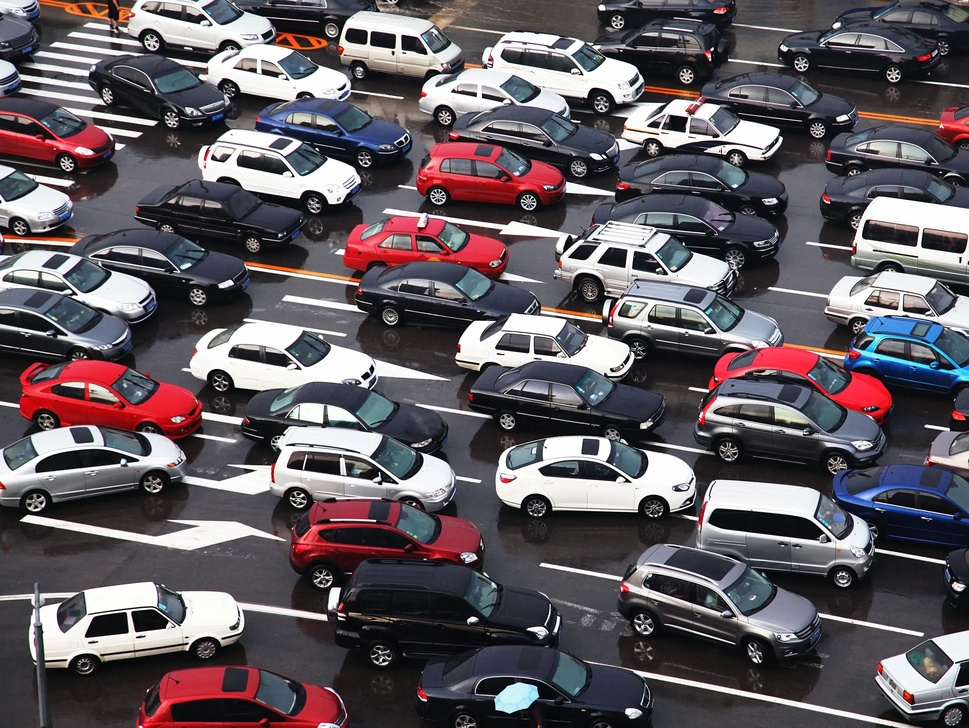
#> input picture 07.Haar_Cascade/05.Trafikte Araç Algılama (Car Detection)/veriler/cars.jpg, 969 x 728 px, shrunk from 2375 x 1786 before the run
$ jupyter execute 01.car-detection-image.ipynb
#> lines starting #> are read from the running program, lines starting #| are printed output that depends on the picture; after the words box and inside, x2 and y2 are one past the last pixel; in counts of white or black regions, pixels touching at a corner belong together
[cell 1]
import cv2

img = cv2.imread('veriler/cars.jpg')
#> img is the input picture: shape (728, 969, 3); mean B, G, R 96.6, 90.9, 98.4
car_cascade = cv2.CascadeClassifier('veriler/car.xml')

gray = cv2.cvtColor(img, cv2.COLOR_BGR2GRAY)
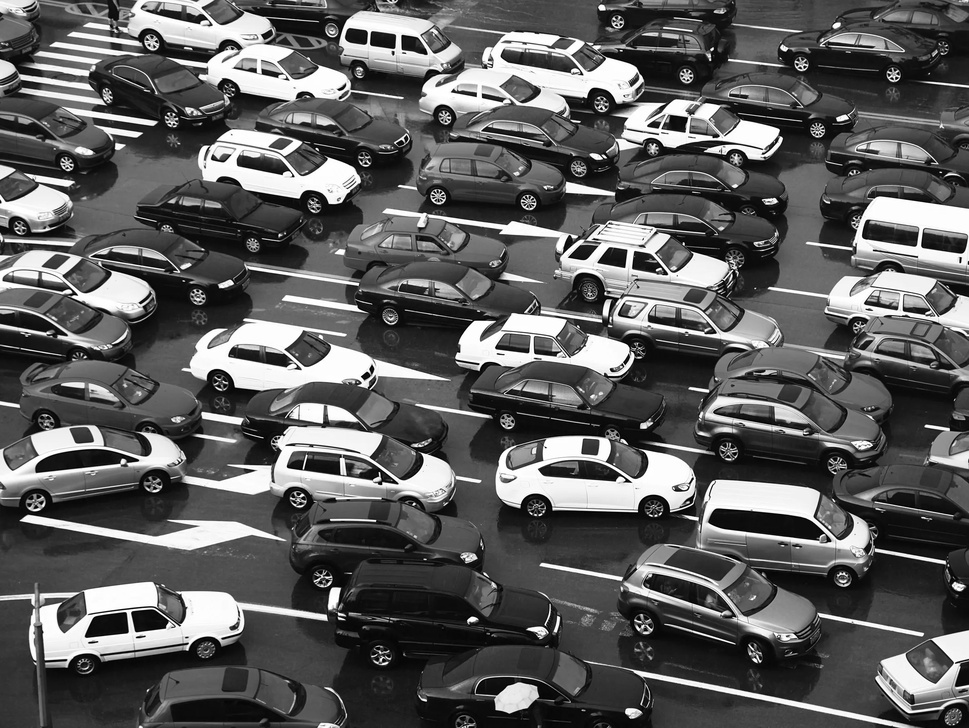
#> gray: shape (728, 969); min 0, max 255, mean 93.8
cars = car_cascade.detectMultiScale(gray,1.4,2)
#> cars = [[654, 118, 55, 55], [305, 390, 55, 55]]

for (x,y,w,h) in cars:
    cv2.rectangle(img,(x,y),(x+w,x+h),(0,0,255),3)
#> this loop made 2 passes
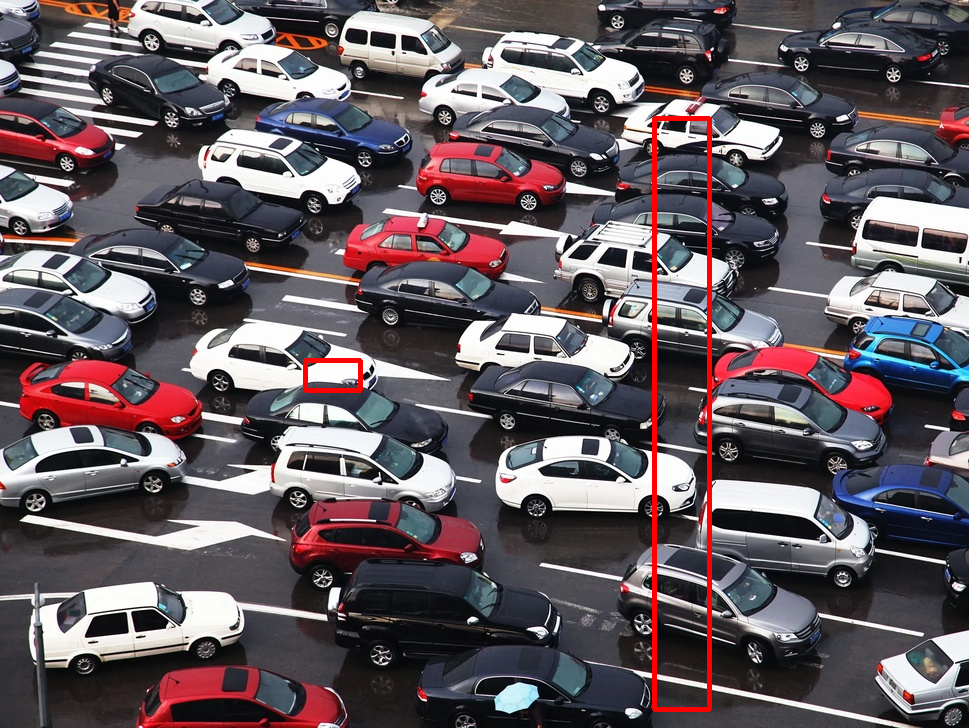
#> img: shape (728, 969, 3); 1.03% of pixels changed, all inside (x1, y1, x2, y2) = (303, 116, 712, 712)

cv2.imshow('image',img)

cv2.waitKey()
cv2.destroyAllWindows()

$ run again, with 07.Haar_Cascade/05.Trafikte Araç Algılama (Car Detection)/veriler/car.jpg copied over 07.Haar_Cascade/05.Trafikte Araç Algılama (Car Detection)/veriler/cars.jpg
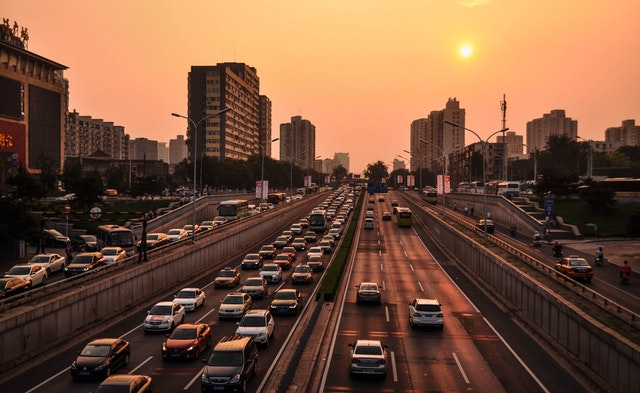
#> input picture 07.Haar_Cascade/05.Trafikte Araç Algılama (Car Detection)/veriler/car.jpg, 640 x 393 px
#> img is the input picture: shape (393, 640, 3); mean B, G, R 61.5, 83.8, 120.7
#> `gray = cv2.cvtColor(img, cv2.COLOR_BGR2GRAY)`:
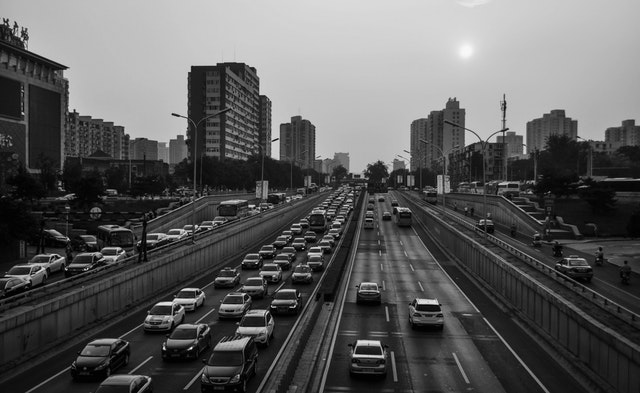
#> gray: shape (393, 640); min 0, max 248, mean 92.3
#> cars = ()
